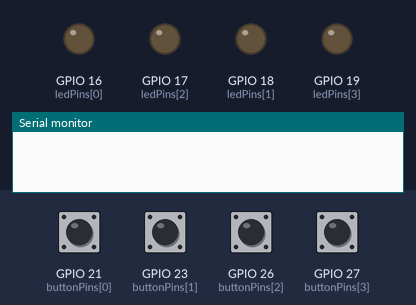
Simulated run of this sketch. Board: ESP32. On the bench: output pins drawn as LEDs (lit = HIGH), the last lines printed to the serial monitor. The inputs (shaded band) are chosen by the test bench; at power-on: GPIO 21 (buttonPins[0]), GPIO 23 (buttonPins[1]), GPIO 26 (buttonPins[2]), GPIO 27 (buttonPins[3]) HIGH. Random numbers use the default seed unless the sketch sets one.

Above: at 1.2 s.
1.3 s: GPIO 23 (buttonPins[1]) pulled LOW for 0.15 s
At 2.45 s:
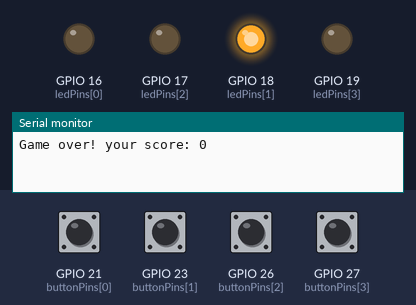
4.3 s: GPIO 26 (buttonPins[2]) pulled LOW for 0.15 s
At 4.45 s:
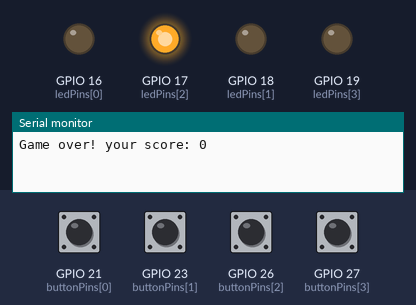
At 5.45 s:
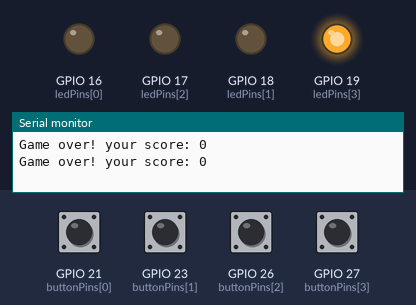
Timing chart, 0 to 7.3 s (numbered marks = the images above; inputs shaded):
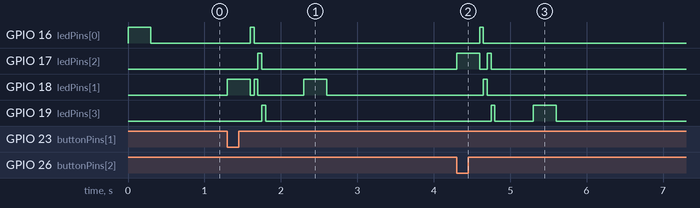

The sketch:

cod_simon_says.ino
```cpp
const byte ledPins[] = {16, 18, 17, 19}; // LED pins
const byte buttonPins[] = {21, 23, 26, 27}; // Button pins

#define MAX_GAME_LENGTH 100
byte gameSequence[MAX_GAME_LENGTH] = {0};
byte gameIndex = 0;

void setup() {
  Serial.begin(9600);
  for (byte i = 0; i < 4; i++) {
    pinMode(ledPins[i], OUTPUT);
    pinMode(buttonPins[i], INPUT_PULLUP);
  }
  randomSeed(analogRead(A0));
}
void lightLed(byte ledIndex) {
  digitalWrite(ledPins[ledIndex], HIGH);
  delay(300);
  digitalWrite(ledPins[ledIndex], LOW);
}
void lightLed_over(byte ledIndex) {
  digitalWrite(ledPins[ledIndex], HIGH);
  delay(50);
  digitalWrite(ledPins[ledIndex], LOW);
}
void playSequence() {
  for (int i = 0; i < gameIndex; i++) {
    byte currentLed = gameSequence[i];
    lightLed(currentLed);
    delay(50);
  }
}
byte readButtons() {
  while (true) {
    for (byte i = 0; i < 4; i++) {
      byte buttonPin = buttonPins[i];
      if (digitalRead(buttonPin) == LOW) {
        return i;
      }
    }
    delay(1);
  }
}
void gameOver() {
  Serial.print("Game over! your score: ");
  Serial.println(gameIndex - 1);
  gameIndex = 0;
  lightLed_over(0);
  lightLed_over(1);
  lightLed_over(2);
  lightLed_over(3);
  delay(200);
}
bool checkUserSequence() {
  for (int i = 0; i < gameIndex; i++) {
    byte expectedButton = gameSequence[i];
    byte actualButton = readButtons();
    lightLed(actualButton);
    if (expectedButton != actualButton) {
      return false;
    }
  }

  return true;
}

/**
   The main game loop
*/
void loop() {
  // Add a random color to the end of the sequence
  gameSequence[gameIndex] = random(0, 4);
  gameIndex++;
  if (gameIndex >= MAX_GAME_LENGTH) {
    gameIndex = MAX_GAME_LENGTH - 1;
  }

  playSequence();
  if (!checkUserSequence()) {
    gameOver();
  }

  delay(300);
}
```

Measured:
- after the input at 1.3 s, GPIO 16 (ledPins[0]): LOW → HIGH after 0.30 s, → LOW 0.05 s later; GPIO 17 (ledPins[2]): LOW → HIGH after 0.40 s, → LOW 0.05 s later; GPIO 18 (ledPins[1]): goes HIGH 0.30 s, LOW 0.05 s, HIGH 0.05 s, LOW 0.60 s, HIGH 0.30 s, then LOW, starting at once; GPIO 19 (ledPins[3]): LOW → HIGH after 0.45 s, → LOW 0.05 s later
- after the input at 4.3 s, GPIO 16 (ledPins[0]): LOW → HIGH after 0.30 s, → LOW 0.05 s later; GPIO 17 (ledPins[2]): LOW → HIGH at once, → LOW 0.30 s later, → HIGH 0.10 s later, → LOW 0.05 s later
